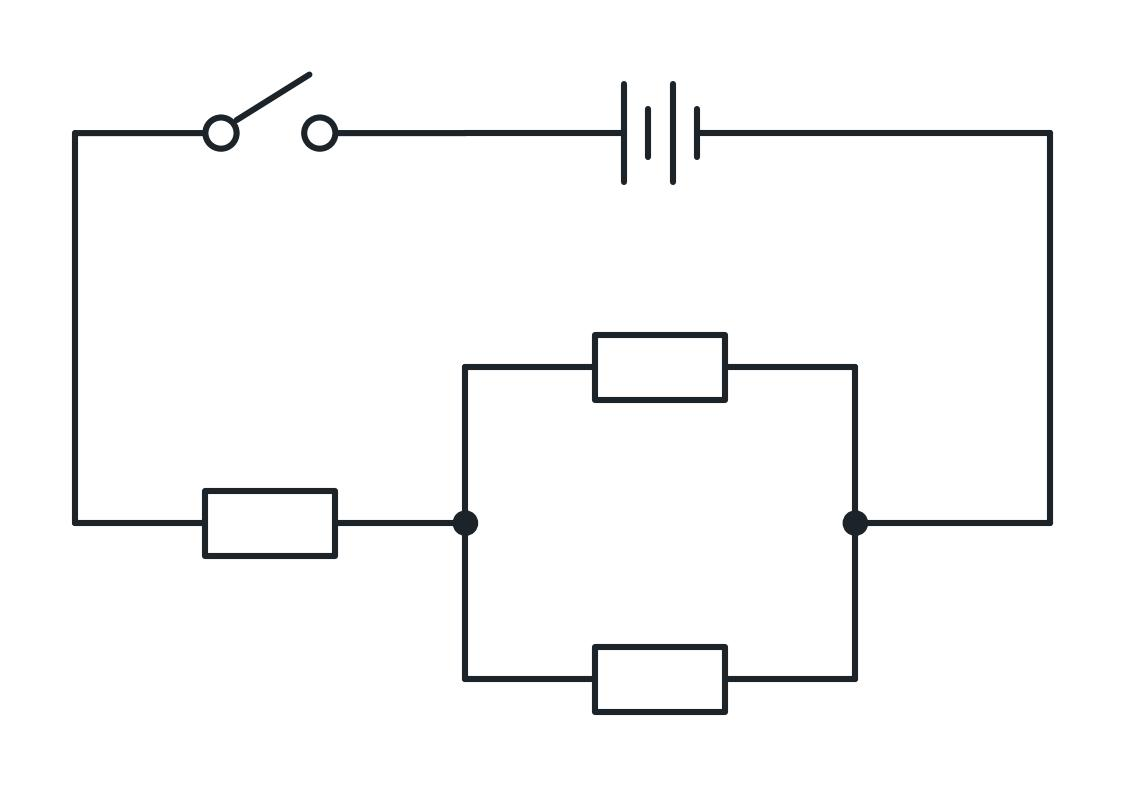

The script that drew this image:
import sys
from pathlib import Path

import matplotlib

matplotlib.use("Agg")

import schemdraw
import schemdraw.elements as elm

elm.style(elm.STYLE_IEC)

SKILL_SCRIPTS = Path.home() / ".cursor/skills/hk-circuit-diagram/scripts"
sys.path.insert(0, str(SKILL_SCRIPTS))
from incandescent_lamp import IncandescentLamp  # noqa: F401

INK = "#1c242a"
BG = "#ffffff"
out = Path(__file__).resolve().parent / "IMG_0358.jpg"
out.parent.mkdir(parents=True, exist_ok=True)

with schemdraw.Drawing(show=False, dpi=200) as d:
    d.config(color=INK, bgcolor=BG, lw=2.2, margin=0.55, inches_per_unit=0.65)
    sw = elm.Switch().right()
    bat = elm.Battery().right()

    elm.Line().down().at(sw.start)
    elm.Resistor().right()
    a = elm.Dot()
    elm.Line().up().length(1.2)
    elm.Resistor().right()
    elm.Line().down().length(1.2)
    b = elm.Dot()
    elm.Line().down().length(1.2).at(a.center)
    elm.Resistor().right()
    elm.Line().up().to(b.center)
    elm.Line().right().length(1.5)
    elm.Line().up().toy(bat.end)
    elm.Line().to(bat.end)
    d.save(str(out), dpi=200, transparent=False)

print(out)
